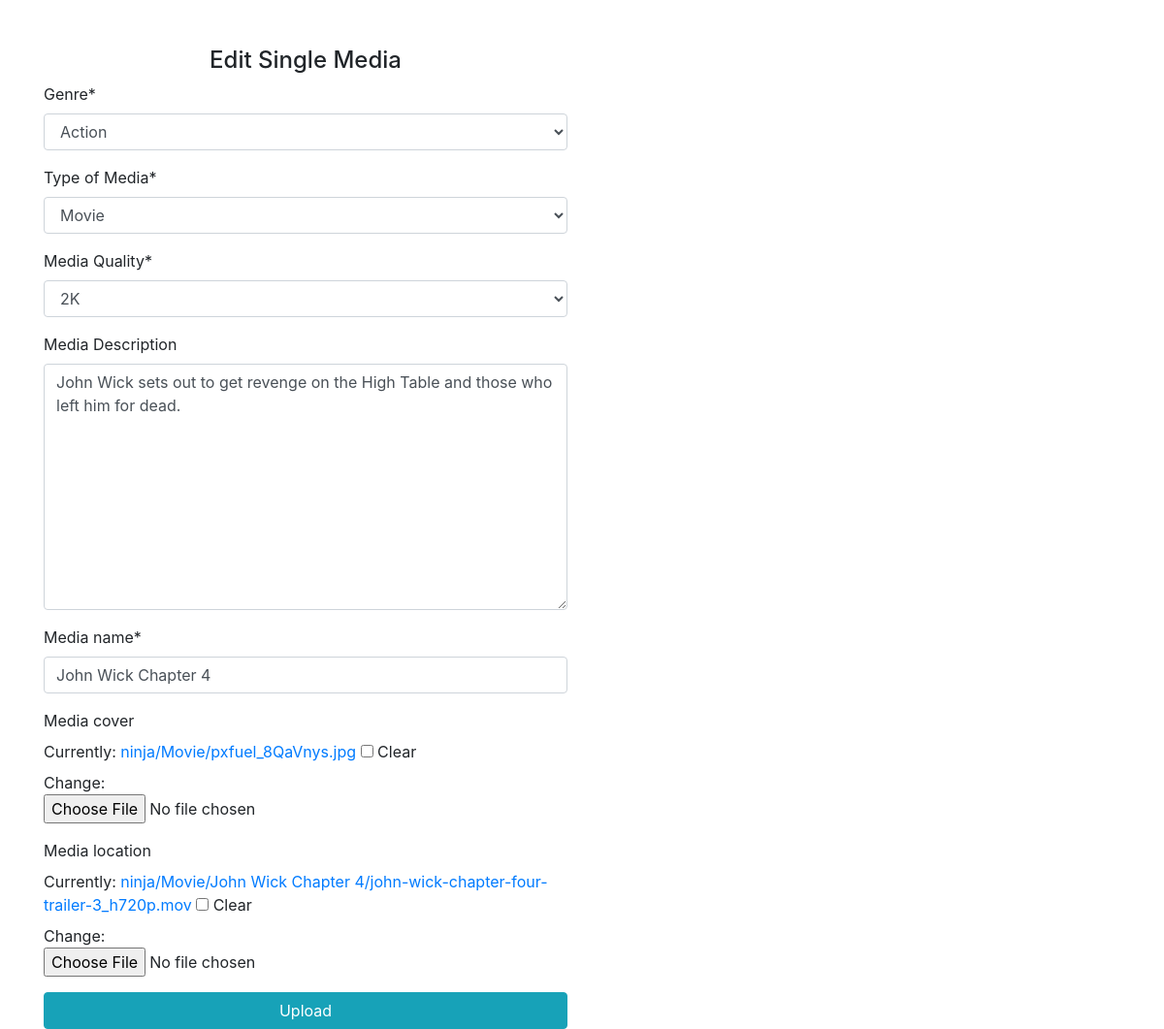
The page /user_account/edit_single_media/99e13741-7127-499e-8b0d-80b23bbecc1e on the database its author committed.
### home/models.py (models this page shows, shortened)
class BaseMedia(models.Model):
    MEDIA_QUALITY = (
        ('2160p', '4K'),
        ('1440p', '2K'),
        ('1080p', 'Full HD'),
        ('720p', 'HD'),
        ('480p', 'SD'),
    )
    MEDIA_TYPES = (
        ('M', 'Movie'),
        ('A', 'Anime'),
        ('W', 'WebSeries'),
    )
    MEDIA_GENRES = (
        ('AC', 'Action'),
        ('AD', 'Adventure'),
        ('CO', 'Comedy'),
        ('CRMY', 'Crime and Mystery'),
        ('FA', 'Fantasy'),
        ('HI', 'Historical'),
        ('HO', 'Horror'),
        ('RO', 'Romance'),
        ('SCFI', 'Science Fiction'),
        ('TH', 'Thriller'),
        ('OT', 'Other')
    )
    uuid = models.UUIDField('ID', default = uuid.uuid4, primary_key = True)
    name = models.CharField('Name', max_length = 100)
    genre = MultiSelectField('Genre', choices=MEDIA_GENRES, max_length=10)
    user_wishlist = models.ForeignKey(WishList, on_delete = models.CASCADE, null = True, blank = True)
    uploader = models.ForeignKey(settings.AUTH_USER_MODEL, on_delete = models.CASCADE, null = True)
    quality = models.CharField('Media Quality', max_length = 5, choices = MEDIA_QUALITY)
    description = models.TextField('Media Description', max_length = 1000, blank = True, null =True)
    date_created = models.DateTimeField('Created Date', auto_now_add = True)
    class Meta:
        abstract = True

class SingleMedia(BaseMedia): #movie
    media_type =  models.CharField('Type of Media', max_length = 50, default = 'Movie', choices = (BaseMedia.MEDIA_TYPES[0],))
    name = models.CharField('name', max_length = 100, blank = True, null = True)
    def __str__(self):
        return f'{self.name}'
    class Meta:
        ordering = ['date_created']

class Media(models.Model):
    uuid = models.UUIDField('Media ID', default = uuid.uuid4, primary_key = True)
    cover = models.ImageField('Media cover', upload_to = media_file_storage, blank = True, null = True)
    file = models.FileField('Media location', upload_to = media_file_storage, null = True, blank = True)
    name = models.CharField('Media Name', max_length = 500)
    upload_date = models.DateField(auto_now_add = True)
    views = models.PositiveIntegerField('Media views', default = 0)
    likes = models.PositiveIntegerField('Likes', default = 0)
    dislikes = models.PositiveIntegerField('Dislikes', default = 0)
    price = models.PositiveIntegerField('Media Price', default = 0)
    multi_media = models.ForeignKey(MultiMedia, on_delete = models.CASCADE, null = True, blank = True)
    single_media = models.OneToOneField(SingleMedia, on_delete = models.CASCADE, null = True, blank = True)
    class Meta():
        ordering = ['upload_date',]

### home/views.py (the view, shortened to what this page needs)
# urls.py: path('user_account/edit_single_media/<str:uuid>', views.edit_single_media, name = 'edit_single_media'),
def edit_single_media(request, uuid):
    single_media = models.SingleMedia.objects.get(uuid = uuid)
    media = single_media.media
    context = None
    redirect_to  = True
    print(single_media, media.cover, media.file)
    if request.method == 'GET':
        single_media_form = forms.SingleMediaForm(instance = single_media)
        media_form = forms.MediaForm(instance = media)
        context = {
            'single_media_form': single_media_form,
            'media_form': media_form,
        }
    return render(request,  'edit_single_media.html', context)

### home/forms.py
class SingleMediaForm(forms.ModelForm):
    class Meta:
        model = models.SingleMedia
        fields = ('genre', 'media_type', 'quality', 'description')

class MediaForm(forms.ModelForm):
    def validate_name(name):
        print('validating name')
        pattern = '[a-zA-Z0-9.,''"" ]+'
        result = validate_re(re.fullmatch, pattern, name)
        if not result:
            raise ValidationError('%(name)s is not valid name', code = 'invalid', params = {'name': name})
    name = forms.CharField(label = 'Media name', validators = [validate_name,],
            error_messages = {
                'required': 'Please enter a value',
            }
        )
    class Meta:
        model = models.Media
        fields = ('name', 'cover', 'file')

### home/templates/edit_single_media.html (shortened to what this page needs)
{% extends 'base.html' %}
{% load crispy_forms_tags %}
{% block content %}
<div class="container mt-5">
  <div class="row">
    <div class="col-lg-6 col-md-12">
      <h4 class='text-center'>Edit Single Media</h4>
      <form method="POST" enctype="multipart/form-data">
        {{ single_media_form|crispy }}
        {{ media_form|crispy }}
        <button type="submit" class="btn btn-info btn-block">Upload</button>
      </form>
    </div>
  </div>
</div>
{% endblock content %}

### rows shown on the page
SingleMedia: genre "Action", media_type "Movie", quality "2K", description "John Wick sets out to get revenge on the High Table and those who left him for dead."
Media: name "John Wick Chapter 4"
